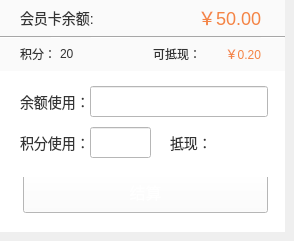
     <widget class="QWidget" name="memCardWidget">
      <widget class="QWidget" name="widget_5" native="true">
       <property name="geometry">
        <rect>
         <x>0</x>
         <y>0</y>
         <width>285</width>
         <height>71</height>
        </rect>
       </property>
       <property name="minimumSize">
        <size>
         <width>285</width>
         <height>0</height>
        </size>
       </property>
       <property name="styleSheet">
        <string notr="true">background-color: rgb(250, 250, 250)
</string>
       </property>
       <widget class="Line" name="line_2">
        <property name="geometry">
         <rect>
          <x>0</x>
          <y>36</y>
          <width>285</width>
          <height>2</height>
         </rect>
        </property>
        <property name="minimumSize">
         <size>
          <width>0</width>
          <height>2</height>
         </size>
        </property>
        <property name="maximumSize">
         <size>
          <width>16777215</width>
          <height>2</height>
         </size>
        </property>
        <property name="styleSheet">
         <string notr="true">Line#line_2 {
	border-color: rgb(237, 237, 237);
}</string>
        </property>
        <property name="orientation">
         <enum>Qt::Horizontal</enum>
        </property>
       </widget>
       <widget class="QLabel" name="id_lab_integ_value">
        <property name="geometry">
         <rect>
          <x>60</x>
          <y>37</y>
          <width>31</width>
          <height>33</height>
         </rect>
        </property>
        <property name="font">
         <font>
          <pointsize>-1</pointsize>
         </font>
        </property>
        <property name="styleSheet">
         <string notr="true">font-size:12px;
color:rgb(51, 51, 51)</string>
        </property>
        <property name="text">
         <string>20</string>
        </property>
       </widget>
       <widget class="QLabel" name="id_lab_integ">
        <property name="geometry">
         <rect>
          <x>20</x>
          <y>37</y>
          <width>31</width>
          <height>33</height>
         </rect>
        </property>
        <property name="font">
         <font>
          <pointsize>-1</pointsize>
         </font>
        </property>
        <property name="styleSheet">
         <string notr="true">QLabel#id_lab_integ {
	font-size:12px;
	color: rgb(51, 51, 51);
}</string>
        </property>
        <property name="text">
         <string>积分：</string>
        </property>
       </widget>
       <widget class="QLabel" name="id_lab_can_arrived_value">
        <property name="geometry">
         <rect>
          <x>200</x>
          <y>37</y>
          <width>61</width>
          <height>33</height>
         </rect>
        </property>
        <property name="font">
         <font>
          <pointsize>-1</pointsize>
         </font>
        </property>
        <property name="styleSheet">
         <string notr="true">QLabel#id_lab_can_arrived_value {
	font-size:12px;
	color: rgb(244, 132, 69);
}</string>
        </property>
        <property name="text">
         <string>￥0.20</string>
        </property>
        <property name="alignment">
         <set>Qt::AlignRight|Qt::AlignTrailing|Qt::AlignVCenter</set>
        </property>
       </widget>
       <widget class="QLabel" name="id_lab_mem_card">
        <property name="geometry">
         <rect>
          <x>20</x>
          <y>0</y>
          <width>91</width>
          <height>35</height>
         </rect>
        </property>
        <property name="font">
         <font>
          <pointsize>-1</pointsize>
         </font>
        </property>
        <property name="styleSheet">
         <string notr="true">QLabel#id_lab_mem_card {
	font-size:14px;
	color: rgb(51, 51, 51);
}</string>
        </property>
        <property name="text">
         <string>会员卡余额:</string>
        </property>
       </widget>
       <widget class="QLabel" name="id_lab_mem_card_value">
        <property name="geometry">
         <rect>
          <x>160</x>
          <y>0</y>
          <width>101</width>
          <height>35</height>
         </rect>
        </property>
        <property name="font">
         <font>
          <pointsize>-1</pointsize>
         </font>
        </property>
        <property name="styleSheet">
         <string notr="true">QLabel#id_lab_mem_card_value {
	font-size:18px;
	color: rgb(244, 132, 69);
}</string>
        </property>
        <property name="text">
         <string>￥50.00</string>
        </property>
        <property name="alignment">
         <set>Qt::AlignRight|Qt::AlignTrailing|Qt::AlignVCenter</set>
        </property>
       </widget>
       <widget class="QLabel" name="id_lab_can_arrived">
        <property name="geometry">
         <rect>
          <x>130</x>
          <y>37</y>
          <width>71</width>
          <height>33</height>
         </rect>
        </property>
        <property name="font">
         <font>
          <pointsize>-1</pointsize>
         </font>
        </property>
        <property name="styleSheet">
         <string notr="true">font-size:12px;
color: rgb(51, 51, 51);</string>
        </property>
        <property name="text">
         <string>可抵现：</string>
        </property>
        <property name="alignment">
         <set>Qt::AlignRight|Qt::AlignTrailing|Qt::AlignVCenter</set>
        </property>
       </widget>
      </widget>
      <widget class="QWidget" name="widget_6" native="true">
       <property name="geometry">
        <rect>
         <x>0</x>
         <y>71</y>
         <width>285</width>
         <height>161</height>
        </rect>
       </property>
       <property name="minimumSize">
        <size>
         <width>285</width>
         <height>0</height>
        </size>
       </property>
       <property name="styleSheet">
        <string notr="true">background-color: rgb(255, 255, 255);</string>
       </property>
       <widget class="QLabel" name="arrivedMemLabel">
        <property name="geometry">
         <rect>
          <x>170</x>
          <y>56</y>
          <width>41</width>
          <height>31</height>
         </rect>
        </property>
        <property name="font">
         <font>
          <pointsize>-1</pointsize>
         </font>
        </property>
        <property name="styleSheet">
         <string notr="true">QLabel#arrivedMemLabel {
	font-size:14px;
	color: rgb(51, 51, 51);
}</string>
        </property>
        <property name="text">
         <string>抵现：</string>
        </property>
       </widget>
       <widget class="QLabel" name="balanceMemLabel">
        <property name="geometry">
         <rect>
          <x>20</x>
          <y>15</y>
          <width>71</width>
          <height>31</height>
         </rect>
        </property>
        <property name="font">
         <font>
          <pointsize>-1</pointsize>
         </font>
        </property>
        <property name="styleSheet">
         <string notr="true">QLabel#balanceMemLabel {
	font-size:14px;
	color: rgb(51, 51, 51);
}</string>
        </property>
        <property name="text">
         <string>余额使用：</string>
        </property>
       </widget>
       <widget class="QPushButton" name="statementMemButton">
        <property name="geometry">
         <rect>
          <x>23</x>
          <y>100</y>
          <width>245</width>
          <height>42</height>
         </rect>
        </property>
        <property name="minimumSize">
         <size>
          <width>245</width>
          <height>42</height>
         </size>
        </property>
        <property name="font">
         <font>
          <pointsize>-1</pointsize>
         </font>
        </property>
        <property name="focusPolicy">
         <enum>Qt::NoFocus</enum>
        </property>
        <property name="styleSheet">
         <string notr="true">QPushButton#statementMemButton {
	color: rgb(255, 255, 255);
	font-size:16px;
	border-image: url(:/shareImages/sure_normal.png);
}

QPushButton#statementMemButton:pressed {
	border-image: url(:/shareImages/sure_press.png);
}
</string>
        </property>
        <property name="text">
         <string>结算</string>
        </property>
       </widget>
       <widget class="QLabel" name="arrivedValueLabel">
        <property name="geometry">
         <rect>
          <x>215</x>
          <y>56</y>
          <width>50</width>
          <height>31</height>
         </rect>
        </property>
        <property name="font">
         <font>
          <pointsize>-1</pointsize>
         </font>
        </property>
        <property name="styleSheet">
         <string notr="true">font-size:14px;
color: rgb(102, 102, 102);</string>
        </property>
        <property name="text">
         <string/>
        </property>
       </widget>
       <widget class="QLabel" name="integUseMemLabel">
        <property name="geometry">
         <rect>
          <x>20</x>
          <y>56</y>
          <width>71</width>
          <height>31</height>
         </rect>
        </property>
        <property name="font">
         <font>
          <pointsize>-1</pointsize>
         </font>
        </property>
        <property name="styleSheet">
         <string notr="true">QLabel#integUseMemLabel {
	font-size:14px;
	color: rgb(51, 51, 51);
}</string>
        </property>
        <property name="text">
         <string>积分使用：</string>
        </property>
       </widget>
       <widget class="QLineEdit" name="balanceMemEdit">
        <property name="geometry">
         <rect>
          <x>90</x>
          <y>15</y>
          <width>178</width>
          <height>31</height>
         </rect>
        </property>
        <property name="font">
         <font>
          <pointsize>-1</pointsize>
         </font>
        </property>
        <property name="styleSheet">
         <string notr="true">font-size:14px;
color: rgb(102, 102, 102);
padding-left:10px;</string>
        </property>
       </widget>
       <widget class="QLineEdit" name="integUseMemEdit">
        <property name="geometry">
         <rect>
          <x>90</x>
          <y>56</y>
          <width>61</width>
          <height>31</height>
         </rect>
        </property>
        <property name="font">
         <font>
          <pointsize>-1</pointsize>
         </font>
        </property>
        <property name="styleSheet">
         <string notr="true">font-size:14px;
color: rgb(102, 102, 102);
padding-left:10px;</string>
        </property>
       </widget>
       <widget class="QLabel" name="memWarningLabel">
        <property name="geometry">
         <rect>
          <x>23</x>
          <y>90</y>
          <width>245</width>
          <height>16</height>
         </rect>
        </property>
        <property name="styleSheet">
         <string notr="true">color: rgb(250, 122, 122);</string>
        </property>
        <property name="text">
         <string/>
        </property>
       </widget>
      </widget>
     </widget>
